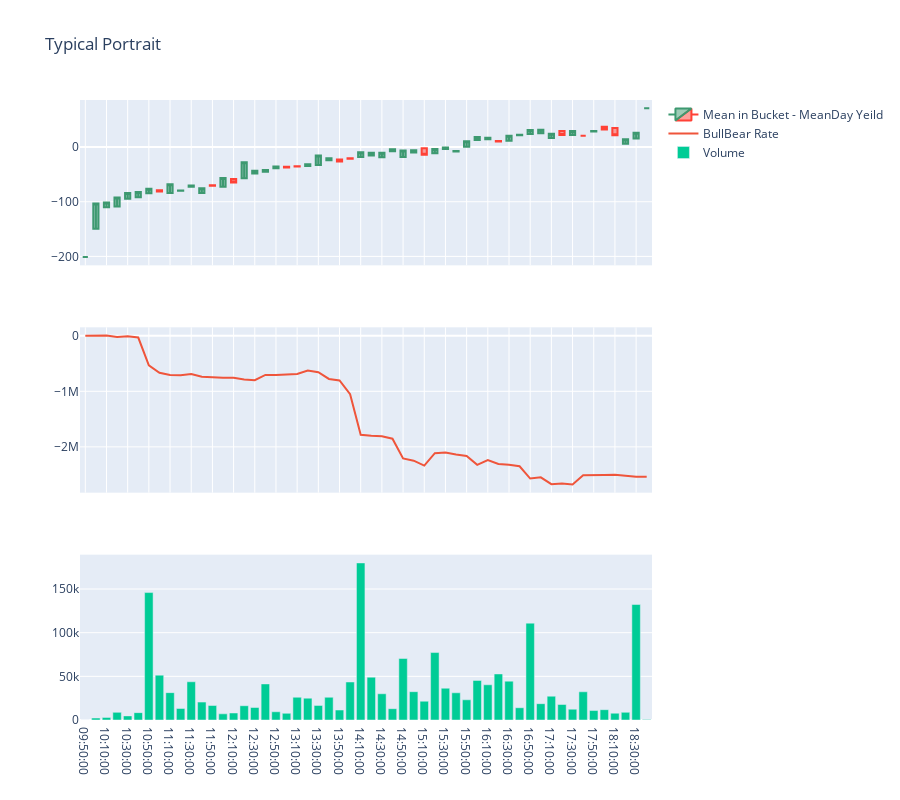

Notebook source saved alongside this figure:
### Code cell
fig = make_subplots(rows=3, cols=1, shared_xaxes=True)

fig.append_trace(go.Candlestick(x=test.index,
                open=test.price_x.open*10000, high=test.price_x.open*10000,
                low=test.price_x.close*10000, close=test.price_x.close*10000, name="Mean in Bucket - MeanDay Yeild"),
                row=1,col=1)

fig.append_trace(go.Scatter(x=test.index, y=test.Road.Road.cumsum(),name="BullBear Rate"),
                row=2,col=1)

fig.append_trace(go.Bar(x=test.index, y=test['size']['size'], name='Volume'),
                row=3,col=1)

#fig.update_layout(xaxis_rangeslider_visible=False)

fig.update_layout(
    xaxis_rangeslider_visible=False,
    height=800,
#    showlegend=False,
    title_text="Typical Portrait",
)
fig.show()
